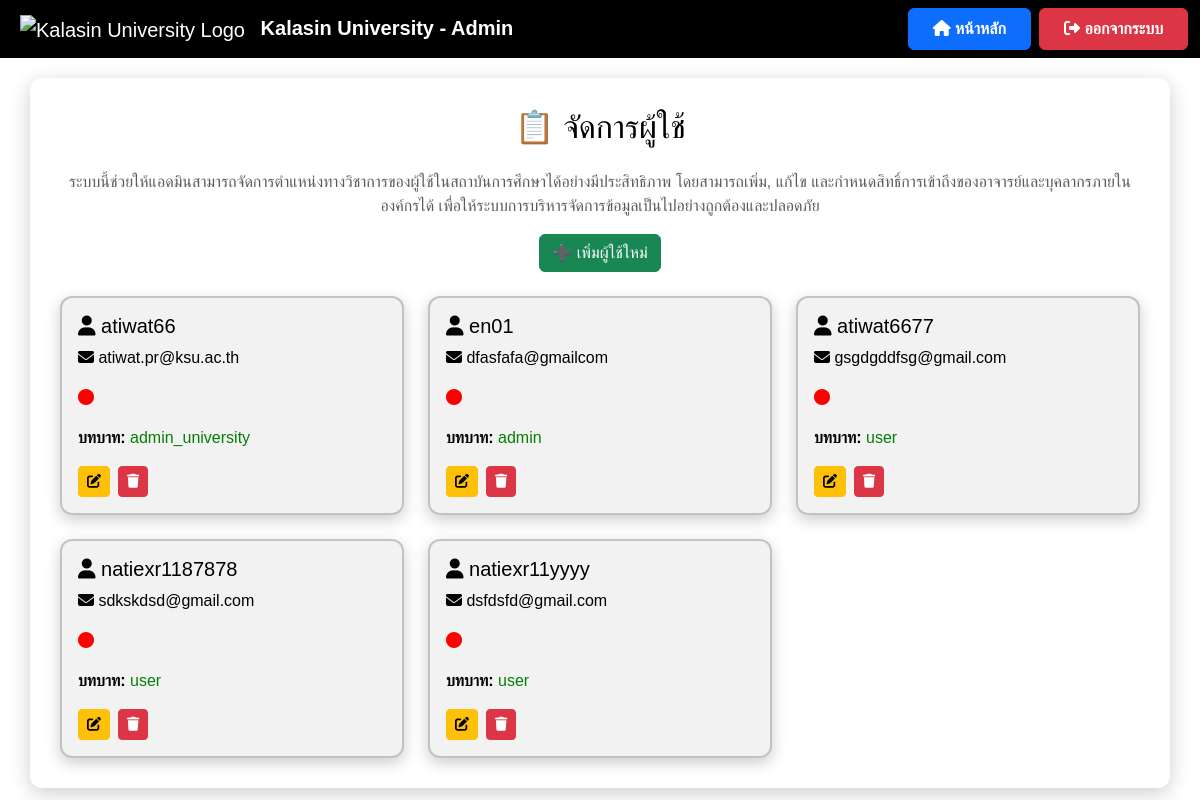
The app's page /manage_users (signed in), older data.
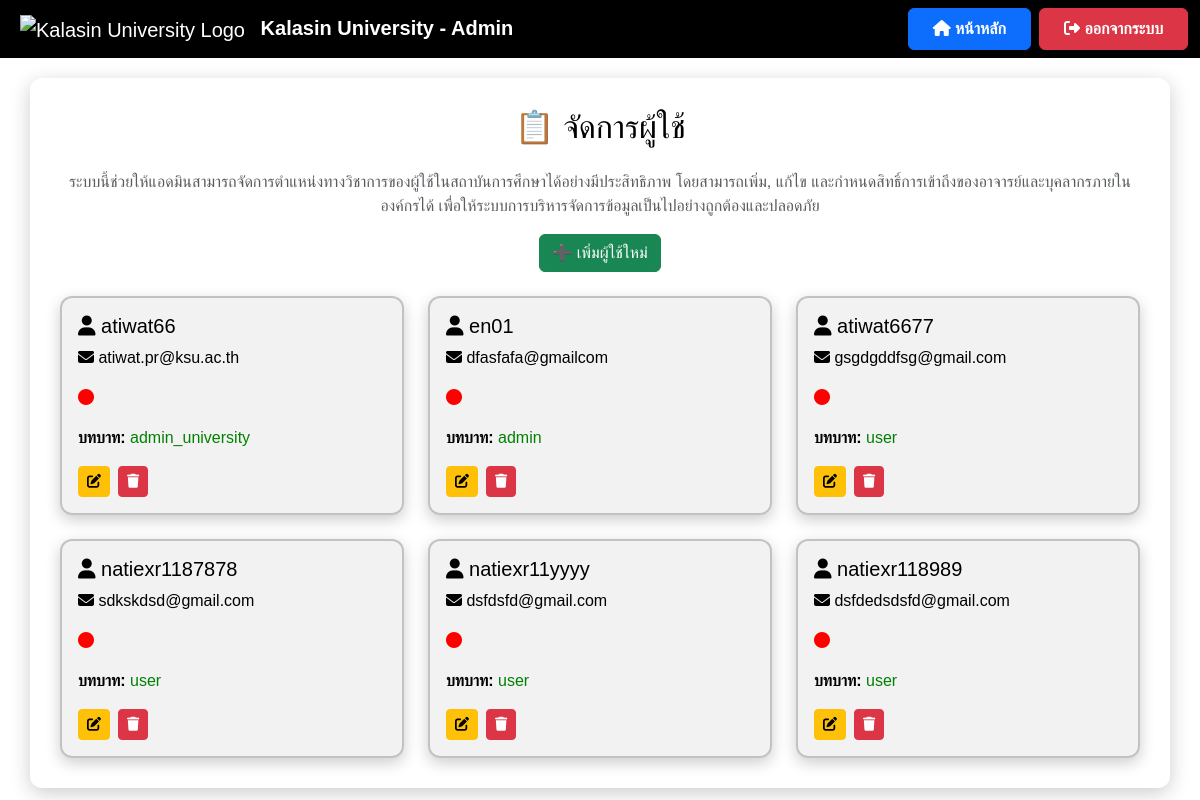
The same page, newer data.
### app.py (models this page shows)
class User(db.Model):
    id = db.Column(db.Integer, primary_key=True)
    username = db.Column(db.String(100), unique=True, nullable=False)
    email = db.Column(db.String(150), unique=True, nullable=False)  # ✅ เพิ่ม email
    password = db.Column(db.String(200), nullable=False)
    role = db.Column(db.String(10), nullable=False, default='user')
    files = db.relationship('File', backref='user', lazy=True)
    faculty = db.Column(db.String(100), nullable=True)

### app.py (the view)
@app.route('/manage_users')
def manage_users():
    if 'role' not in session or session['role'] not in ['admin', 'admin_university']:
        flash("❌ คุณไม่มีสิทธิ์เข้าถึงหน้านี้!", "danger")
        return redirect(url_for('admin_login'))  # ถ้าไม่ใช่ admin, ให้ไปหน้า login
    users = User.query.all()
    return render_template('manage_users.html', users=users)

### templates/manage_users.html (shortened to what this page needs)
<!DOCTYPE html>
<html lang="th">
<head>
    <link href="https://cdn.jsdelivr.net/npm/bootstrap@5.3.3/dist/css/bootstrap.min.css" rel="stylesheet">
    <link rel="stylesheet" href="https://cdnjs.cloudflare.com/ajax/libs/font-awesome/6.4.2/css/all.min.css">
</head>
<body>
    <nav class="navbar navbar-expand-lg navbar-dark">
        <div class="container-fluid">
            <a class="navbar-brand ms-2" href="{{ url_for('university_dashboard') }}">
                <img src="https://upload.wikimedia.org/wikipedia/th/4/4e/Kalasin_University_Seal.svg"
                     alt="Kalasin University Logo"
                     style="height: 50px; margin-right: 10px;">
                <strong>Kalasin University - Admin</strong>
            </a>
            <div class="ms-auto d-flex">
                <a href="{{ url_for('university_dashboard') }}" class="btn btn-primary fw-bold px-4 py-2 me-2">
                    <i class="fas fa-home"></i> หน้าหลัก
                </a>
                <a href="{{ url_for('logout') }}" class="btn btn-danger fw-bold px-4 py-2">
                    <i class="fas fa-sign-out-alt"></i> ออกจากระบบ
                </a>
            </div>
        </div>
    </nav>
    <div class="container container-custom">
        <h2 class="mb-4 text-center">📋 จัดการผู้ใช้</h2>
    <p class="text-center text-muted">
        ระบบนี้ช่วยให้แอดมินสามารถจัดการตำแหน่งทางวิชาการของผู้ใช้ในสถาบันการศึกษาได้อย่างมีประสิทธิภาพ
        โดยสามารถเพิ่ม, แก้ไข และกำหนดสิทธิ์การเข้าถึงของอาจารย์และบุคลากรภายในองค์กรได้
        เพื่อให้ระบบการบริหารจัดการข้อมูลเป็นไปอย่างถูกต้องและปลอดภัย
    </p>
        <div class="text-center mb-4">
            <a href="{{ url_for('add_user') }}" class="btn btn-success">
                ➕ เพิ่มผู้ใช้ใหม่
            </a>
        </div>
<div class="row row-cols-1 row-cols-md-2 row-cols-lg-3 g-4">
    {% for user in users %}
    <div class="col">
        <div class="user-card p-3 h-100 d-flex flex-column">
            <h5><i class="fas fa-user"></i> {{ user.username }}</h5>
            <p><i class="fas fa-envelope"></i> {{ user.email }}</p>
            <p>
                <i class="fas fa-circle"
                   style="color: {{ 'green' if user.status == 'active' else 'red' }};"></i>
            </p>
            <p><strong>บทบาท: </strong><span style="color: green;">{{ user.role }}</span></p>
            <div class="d-flex gap-2 mt-auto">
                <a href="{{ url_for('edit_user', user_id=user.id) }}"
                   class="btn btn-warning btn-sm">
                    <i class="fas fa-edit"></i>
                </a>
                <button class="btn btn-danger btn-sm"
                        onclick="confirmDelete('{{ user.id }}', '{{ user.username }}')">
                    <i class="fas fa-trash"></i>
                </button>
            </div>
        </div>
    </div>
    {% endfor %}
</div>
</body>
</html>

Row changes from the older to the newer data that the page shows:
added User: username "natiexr118989", email "dsfdedsdsfd@gmail.com", role "user"
